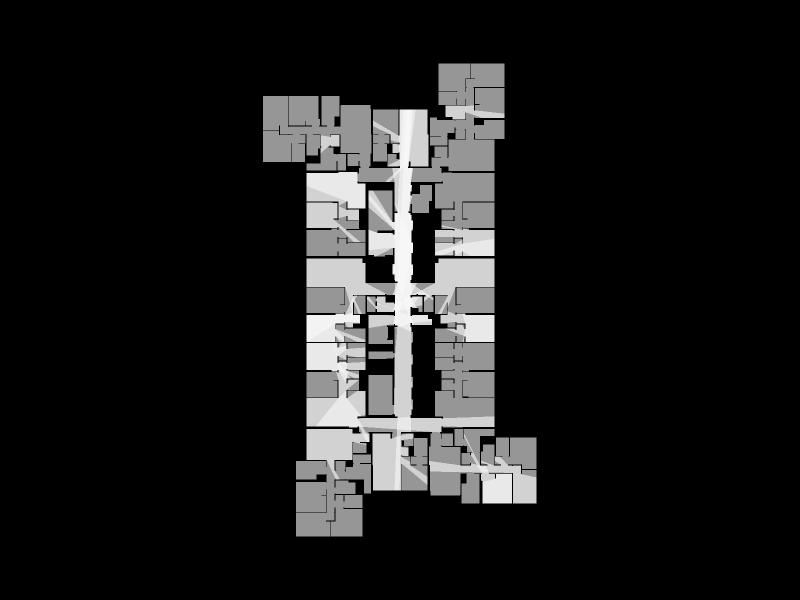

Source (notebook cell):
### Markdown cell above
#### Show the computed isovists overlaid on the floor plan

### Code cell
if not isovists:
    print("No valid isovists to display.")
else:
    Topology.Show(gallery, isovists,
                  faceColorKey="cp_color",
                  faceOpacity=0.6,
                  showEdges=False,
                  showVertices=False,
                  camera=[0,0,6],
                  backgroundColor="black",
                  width=800,
                  height=600,
                  renderer=renderer)
